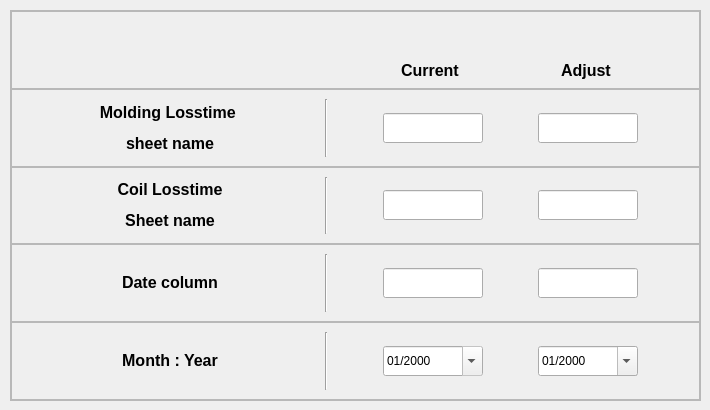
           <widget class="QWidget" name="Losstime_tab">
            <attribute name="title">
             <string>Losstime</string>
            </attribute>
            <attribute name="toolTip">
             <string>Daily Output Molding</string>
            </attribute>
            <widget class="QFrame" name="frame_23">
             <property name="geometry">
              <rect>
               <x>10</x>
               <y>10</y>
               <width>691</width>
               <height>391</height>
              </rect>
             </property>
             <property name="frameShape">
              <enum>QFrame::StyledPanel</enum>
             </property>
             <property name="frameShadow">
              <enum>QFrame::Raised</enum>
             </property>
             <layout class="QVBoxLayout" name="verticalLayout_6">
              <property name="spacing">
               <number>0</number>
              </property>
              <property name="leftMargin">
               <number>0</number>
              </property>
              <property name="topMargin">
               <number>0</number>
              </property>
              <property name="rightMargin">
               <number>0</number>
              </property>
              <property name="bottomMargin">
               <number>0</number>
              </property>
              <item>
               <widget class="QFrame" name="frame_24">
                <property name="frameShape">
                 <enum>QFrame::StyledPanel</enum>
                </property>
                <property name="frameShadow">
                 <enum>QFrame::Raised</enum>
                </property>
                <widget class="QLabel" name="label_14">
                 <property name="geometry">
                  <rect>
                   <x>390</x>
                   <y>50</y>
                   <width>62</width>
                   <height>19</height>
                  </rect>
                 </property>
                 <property name="text">
                  <string>&lt;html&gt;&lt;head/&gt;&lt;body&gt;&lt;p&gt;&lt;span style=&quot; font-size:12pt; font-weight:600;&quot;&gt;Current&lt;/span&gt;&lt;/p&gt;&lt;/body&gt;&lt;/html&gt;</string>
                 </property>
                </widget>
                <widget class="QLabel" name="label_24">
                 <property name="geometry">
                  <rect>
                   <x>550</x>
                   <y>50</y>
                   <width>53</width>
                   <height>19</height>
                  </rect>
                 </property>
                 <property name="text">
                  <string>&lt;html&gt;&lt;head/&gt;&lt;body&gt;&lt;p&gt;&lt;span style=&quot; font-size:12pt; font-weight:600;&quot;&gt;Adjust&lt;/span&gt;&lt;/p&gt;&lt;/body&gt;&lt;/html&gt;</string>
                 </property>
                </widget>
               </widget>
              </item>
              <item>
               <widget class="QFrame" name="frame_25">
                <property name="frameShape">
                 <enum>QFrame::StyledPanel</enum>
                </property>
                <property name="frameShadow">
                 <enum>QFrame::Raised</enum>
                </property>
                <layout class="QHBoxLayout" name="horizontalLayout_13">
                 <item>
                  <widget class="QLabel" name="NG_Molding_sh_2">
                   <property name="minimumSize">
                    <size>
                     <width>200</width>
                     <height>50</height>
                    </size>
                   </property>
                   <property name="maximumSize">
                    <size>
                     <width>200</width>
                     <height>50</height>
                    </size>
                   </property>
                   <property name="text">
                    <string>&lt;html&gt;&lt;head/&gt;&lt;body&gt;&lt;p align=&quot;center&quot;&gt;&lt;span style=&quot; font-size:12pt; font-weight:600;&quot;&gt;Molding Losstime &lt;/span&gt;&lt;/p&gt;&lt;p align=&quot;center&quot;&gt;&lt;span style=&quot; font-size:12pt; font-weight:600;&quot;&gt;sheet name&lt;/span&gt;&lt;/p&gt;&lt;/body&gt;&lt;/html&gt;</string>
                   </property>
                  </widget>
                 </item>
                 <item>
                  <widget class="Line" name="line_12">
                   <property name="orientation">
                    <enum>Qt::Vertical</enum>
                   </property>
                  </widget>
                 </item>
                 <item>
                  <widget class="QLineEdit" name="lt_Molding_sh_currLine">
                   <property name="minimumSize">
                    <size>
                     <width>100</width>
                     <height>30</height>
                    </size>
                   </property>
                   <property name="maximumSize">
                    <size>
                     <width>100</width>
                     <height>30</height>
                    </size>
                   </property>
                   <property name="readOnly">
                    <bool>true</bool>
                   </property>
                  </widget>
                 </item>
                 <item>
                  <widget class="QLineEdit" name="lt_Molding_sh_adjLine">
                   <property name="minimumSize">
                    <size>
                     <width>100</width>
                     <height>30</height>
                    </size>
                   </property>
                   <property name="maximumSize">
                    <size>
                     <width>100</width>
                     <height>30</height>
                    </size>
                   </property>
                  </widget>
                 </item>
                </layout>
               </widget>
              </item>
              <item>
               <widget class="QFrame" name="frame_26">
                <property name="frameShape">
                 <enum>QFrame::StyledPanel</enum>
                </property>
                <property name="frameShadow">
                 <enum>QFrame::Raised</enum>
                </property>
                <layout class="QHBoxLayout" name="horizontalLayout_14">
                 <item>
                  <widget class="QLabel" name="begin_row_Molding_sh_2">
                   <property name="minimumSize">
                    <size>
                     <width>200</width>
                     <height>50</height>
                    </size>
                   </property>
                   <property name="maximumSize">
                    <size>
                     <width>200</width>
                     <height>50</height>
                    </size>
                   </property>
                   <property name="text">
                    <string>&lt;html&gt;&lt;head/&gt;&lt;body&gt;&lt;p align=&quot;center&quot;&gt;&lt;span style=&quot; font-size:12pt; font-weight:600;&quot;&gt;Coil Losstime&lt;/span&gt;&lt;/p&gt;&lt;p align=&quot;center&quot;&gt;&lt;span style=&quot; font-size:12pt; font-weight:600;&quot;&gt;Sheet name&lt;/span&gt;&lt;/p&gt;&lt;/body&gt;&lt;/html&gt;</string>
                   </property>
                  </widget>
                 </item>
                 <item>
                  <widget class="Line" name="line_13">
                   <property name="orientation">
                    <enum>Qt::Vertical</enum>
                   </property>
                  </widget>
                 </item>
                 <item>
                  <widget class="QLineEdit" name="lt_Coil_sh_currLine">
                   <property name="minimumSize">
                    <size>
                     <width>100</width>
                     <height>30</height>
                    </size>
                   </property>
                   <property name="maximumSize">
                    <size>
                     <width>100</width>
                     <height>30</height>
                    </size>
                   </property>
                   <property name="readOnly">
                    <bool>true</bool>
                   </property>
                  </widget>
                 </item>
                 <item>
                  <widget class="QLineEdit" name="lt_Coil_sh_adjLine">
                   <property name="minimumSize">
                    <size>
                     <width>100</width>
                     <height>30</height>
                    </size>
                   </property>
                   <property name="maximumSize">
                    <size>
                     <width>100</width>
                     <height>30</height>
                    </size>
                   </property>
                  </widget>
                 </item>
                </layout>
               </widget>
              </item>
              <item>
               <widget class="QFrame" name="frame_27">
                <property name="frameShape">
                 <enum>QFrame::StyledPanel</enum>
                </property>
                <property name="frameShadow">
                 <enum>QFrame::Raised</enum>
                </property>
                <layout class="QHBoxLayout" name="horizontalLayout_15">
                 <item>
                  <widget class="QLabel" name="label_15">
                   <property name="minimumSize">
                    <size>
                     <width>200</width>
                     <height>50</height>
                    </size>
                   </property>
                   <property name="maximumSize">
                    <size>
                     <width>200</width>
                     <height>50</height>
                    </size>
                   </property>
                   <property name="text">
                    <string>&lt;html&gt;&lt;head/&gt;&lt;body&gt;&lt;p align=&quot;center&quot;&gt;&lt;span style=&quot; font-size:12pt; font-weight:600;&quot;&gt;Date column&lt;/span&gt;&lt;/p&gt;&lt;/body&gt;&lt;/html&gt;</string>
                   </property>
                  </widget>
                 </item>
                 <item>
                  <widget class="Line" name="line_14">
                   <property name="orientation">
                    <enum>Qt::Vertical</enum>
                   </property>
                  </widget>
                 </item>
                 <item>
                  <widget class="QLineEdit" name="lt_date_col_currLine">
                   <property name="minimumSize">
                    <size>
                     <width>100</width>
                     <height>30</height>
                    </size>
                   </property>
                   <property name="maximumSize">
                    <size>
                     <width>100</width>
                     <height>30</height>
                    </size>
                   </property>
                   <property name="readOnly">
                    <bool>true</bool>
                   </property>
                  </widget>
                 </item>
                 <item>
                  <widget class="QLineEdit" name="lt_date_col_adjLine">
                   <property name="minimumSize">
                    <size>
                     <width>100</width>
                     <height>30</height>
                    </size>
                   </property>
                   <property name="maximumSize">
                    <size>
                     <width>100</width>
                     <height>30</height>
                    </size>
                   </property>
                  </widget>
                 </item>
                </layout>
               </widget>
              </item>
              <item>
               <widget class="QFrame" name="frame_28">
                <property name="frameShape">
                 <enum>QFrame::StyledPanel</enum>
                </property>
                <property name="frameShadow">
                 <enum>QFrame::Raised</enum>
                </property>
                <layout class="QHBoxLayout" name="horizontalLayout_16">
                 <item>
                  <widget class="QLabel" name="label_16">
                   <property name="minimumSize">
                    <size>
                     <width>200</width>
                     <height>50</height>
                    </size>
                   </property>
                   <property name="maximumSize">
                    <size>
                     <width>200</width>
                     <height>50</height>
                    </size>
                   </property>
                   <property name="text">
                    <string>&lt;html&gt;&lt;head/&gt;&lt;body&gt;&lt;p align=&quot;center&quot;&gt;&lt;span style=&quot; font-size:12pt; font-weight:600;&quot;&gt;Month : Year&lt;/span&gt;&lt;/p&gt;&lt;/body&gt;&lt;/html&gt;</string>
                   </property>
                  </widget>
                 </item>
                 <item>
                  <widget class="Line" name="line_15">
                   <property name="orientation">
                    <enum>Qt::Vertical</enum>
                   </property>
                  </widget>
                 </item>
                 <item>
                  <widget class="QDateEdit" name="date_current">
                   <property name="minimumSize">
                    <size>
                     <width>100</width>
                     <height>30</height>
                    </size>
                   </property>
                   <property name="maximumSize">
                    <size>
                     <width>100</width>
                     <height>30</height>
                    </size>
                   </property>
                   <property name="readOnly">
                    <bool>true</bool>
                   </property>
                   <property name="dateTime">
                    <datetime>
                     <hour>0</hour>
                     <minute>0</minute>
                     <second>0</second>
                     <year>2000</year>
                     <month>1</month>
                     <day>1</day>
                    </datetime>
                   </property>
                   <property name="displayFormat">
                    <string>MM/yyyy</string>
                   </property>
                   <property name="calendarPopup">
                    <bool>true</bool>
                   </property>
                  </widget>
                 </item>
                 <item>
                  <widget class="QDateEdit" name="date_adj">
                   <property name="minimumSize">
                    <size>
                     <width>100</width>
                     <height>30</height>
                    </size>
                   </property>
                   <property name="maximumSize">
                    <size>
                     <width>100</width>
                     <height>30</height>
                    </size>
                   </property>
                   <property name="displayFormat">
                    <string>MM/yyyy</string>
                   </property>
                   <property name="calendarPopup">
                    <bool>true</bool>
                   </property>
                  </widget>
                 </item>
                </layout>
               </widget>
              </item>
             </layout>
            </widget>
           </widget>
